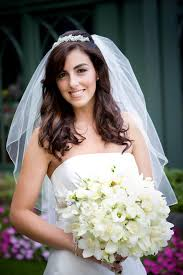
#> input picture download.jpg, 183 x 275 px
$ jupyter execute Week4.ipynb
#> lines starting #> are read from the running program, lines starting #| are printed output that depends on the picture; long printed decimals are rounded
[cell 1]
import numpy as np
import cv2
from matplotlib import pyplot as plt

[cell 2]
img = cv2.imread('download.jpg', 0)
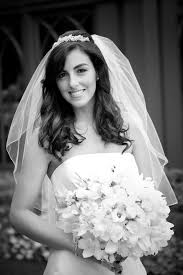
#> img: shape (275, 183); min 0, max 255, mean 117.8

[cell 3]
img_float32 = np.float32(img)

[cell 4]
dft = cv2.dft(img_float32, flags = cv2.DFT_COMPLEX_OUTPUT)
dft_shift = np.fft.fftshift(dft)

[cell 5]
dct = cv2.dct(img_float32)
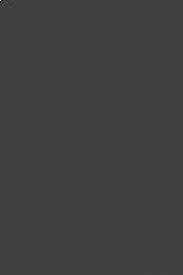
#> dct: shape (275, 183) float32; min -9047.9, max 26435.2, mean 0.1; drawn with min black and max white
# dct_shift = np.fft.fftshift(dct)

[cell 6]
magnitude_spectrum = 20 * np.log(cv2.magnitude(dft_shift[:,:,0],dft_shift[:,:,1]))
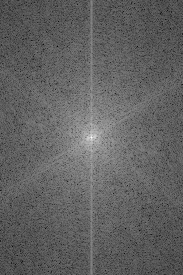
#> magnitude_spectrum: shape (275, 183) float32; min 52.78, max 311.9, mean 152.4; drawn with min black and max white
phase = np.arctan2(dft_shift[:,:,1],dft_shift[:,:,0])
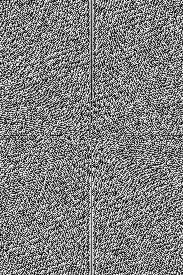
#> phase: shape (275, 183) float32; min -3.14, max 3.14, mean 0.00265; drawn with min black and max white

[cell 7]
dct_magnitude_spectrum = 20 * np.log(np.abs(dct))
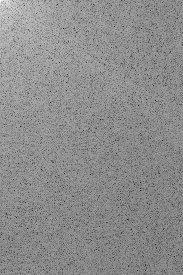
#> dct_magnitude_spectrum: shape (275, 183) float32; min -170, max 203.6, mean 36.9; drawn with min black and max white

[cell 8]
hist = cv2.calcHist([magnitude_spectrum], [0], None, [256], [0, 256])
#> hist = 256 values, max 1260 at index 151, min 0 at index 0, mean 196.5
hist = cv2.normalize(hist, hist)
#> hist = 256 values, max 0.2 at index 151, min 0 at index 0, mean 0.0312

[cell 9]
imfft = np.fft.fft2(img)
mags = np.abs(np.fft.fftshift(imfft))
visual = np.log(mags)
visual2 = (visual - visual.min()) / (visual.max() - visual.min())*255
plt.imshow(visual2.astype(np.uint8), cmap='gray')

[cell 10]
J = imfft.copy()
J[np.argwhere(np.abs(imfft)<255)] = 0
img_back = np.abs(np.fft.ifft2(J))
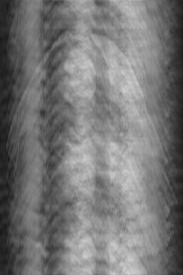
#> img_back: shape (275, 183) float64; min 21.32, max 207.3, mean 118.4
plt.imshow(img_back.astype(np.uint8), cmap='gray')
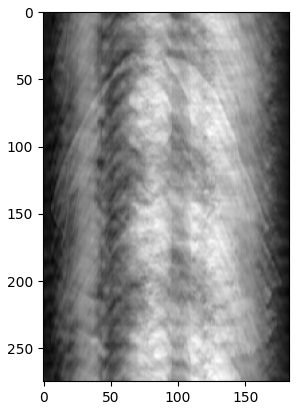
#> figure drawn by matplotlib, 1 panel

[cell 11]
dft_10 = dft.copy()
thresh_value_10 = np.percentile(cv2.magnitude(dft_10[:,:,0],dft_10[:,:,1]), 1)
#> thresh_value_10 = 195.4
print(thresh_value_10)
#| 195.412
print(cv2.magnitude(dft_10[:,:,0],dft_10[:,:,1]))
#> (printed output is left out)
print(np.argwhere(cv2.magnitude(dft_10[:,:,0],dft_10[:,:,1])<thresh_value_10))
#> (printed output is left out)
dft_10[np.argwhere(cv2.magnitude(dft_10[:,:,0],dft_10[:,:,1])<thresh_value_10)] = 0
img_10 = cv2.idft(dft_10)
img_10 = cv2.magnitude(img_10[:,:,0],img_10[:,:,1])
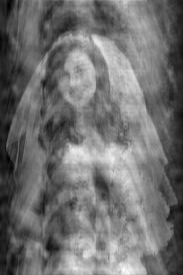
#> img_10: shape (275, 183) float32; min 146145.7, max 13295314, mean 5943535; drawn with min black and max white
plt.imshow(img_10, cmap='gray')

[cell 12]
dft_10 = dft.copy()
thresh_value_10 = np.percentile(np.abs(dft_10), 10)
#> thresh_value_10 = 196.1
dft_10[np.argwhere(np.abs(dft_10)<thresh_value_10)] = 0
dft_ishift_10 = np.fft.ifftshift(dft_10)
img_10 = cv2.idft(dft_ishift_10)
img_10 = cv2.magnitude(img_10[:,:,0], img_10[:,:,1])
#> img_10: shape (275, 183) float32; every value is 0

dft_55 = dft.copy()
thresh_value_55 = np.percentile(np.abs(dft_55), 55)
#> thresh_value_55 = 1282.5
dft_55[np.argwhere(np.abs(dft_55)<thresh_value_55)] = 0
dft_ishift_55 = np.fft.ifftshift(dft_55)
img_55 = cv2.idft(dft_ishift_55)
img_55 = cv2.magnitude(img_55[:,:,0], img_55[:,:,1])

dft_90 = dft.copy()
thresh_value_90 = np.percentile(np.abs(dft_90), 90)
#> thresh_value_90 = 4724
dft_90[np.argwhere(np.abs(dft_90)<thresh_value_90)] = 0
dft_ishift_90 = np.fft.ifftshift(dft_90)
img_90 = cv2.idft(dft_ishift_90)
img_90 = cv2.magnitude(img_90[:,:,0], img_90[:,:,1])

dft_99 = dft.copy()
thresh_value_99 = np.percentile(np.abs(dft_99), 99)
#> thresh_value_99 = 23477.5
dft_99[np.argwhere(np.abs(dft_99)<thresh_value_99)] = 0
dft_ishift_99 = np.fft.ifftshift(dft_99)
img_99 = cv2.idft(dft_ishift_99)
img_99 = cv2.magnitude(img_99[:,:,0], img_99[:,:,1])

[cell 13]
fig, (ax1, ax2, ax3) = plt.subplots(nrows=3, ncols=2, figsize=(20, 14))
ax1[0].set_axis_off()
ax1[0].imshow(img, cmap = 'gray')
ax1[1].grid()
ax1[1].set_title('Histogram of FFT Magnitude', fontsize=16, color="red")
ax1[1].plot(hist)
ax2[0].grid()
ax2[0].imshow(magnitude_spectrum, cmap = 'gray')
ax2[0].set_title('FFT Magnitude Spectrum', fontsize=16, color="red")
ax2[1].imshow(phase, cmap = 'gray')
ax2[1].grid()
ax2[1].set_title('FFT Phase Spectrum', fontsize=16, color="red")
ax3[0].grid()
ax3[0].imshow(dct_magnitude_spectrum, cmap = 'gray')
ax3[0].set_title('DCT Magnitude Spectrum', fontsize=16, color="red")
plt.show()
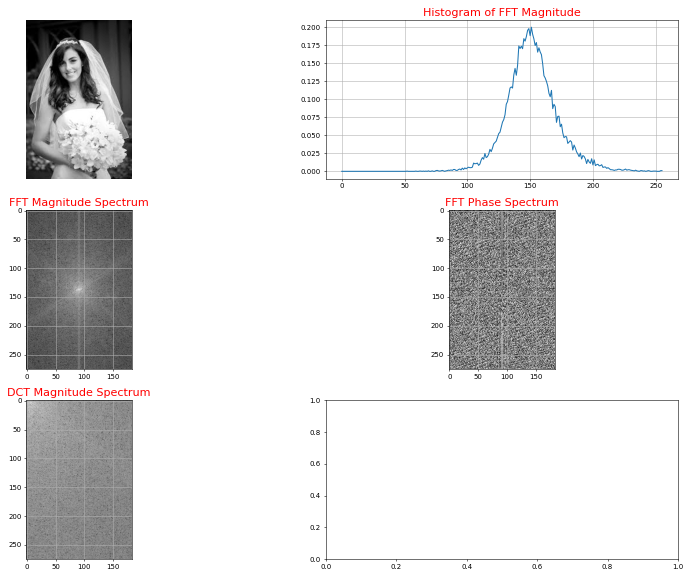
#> figure drawn by matplotlib, 5 panels; panel 2: curve peaks at x = 151, y = 0.2

[cell 14]
fig, (ax1, ax2, ax3) = plt.subplots(nrows=3, ncols=2, figsize=(20, 14))
ax1[0].set_axis_off()
ax1[0].imshow(img, cmap = 'gray')
ax1[1].grid()
ax1[1].set_title('Histogram of FFT Magnitude', fontsize=16, color="red")
ax1[1].plot(hist)
ax2[0].imshow(img_10, cmap = 'gray', origin="lower")
ax2[0].set_title('Image after IFFT [10%]', fontsize=16, color="red")
ax2[1].imshow(img_55, cmap = 'gray', origin="lower")
ax2[1].set_title('Image after IFFT [55%]', fontsize=16, color="red")
ax3[0].imshow(img_90, cmap = 'gray', origin="lower")
ax3[0].set_title('Image after IFFT [90%]', fontsize=16, color="red")
ax3[1].imshow(img_99, cmap = 'gray', origin="lower")
ax3[1].set_title('Image after IFFT [99%]', fontsize=16, color="red")
plt.show()
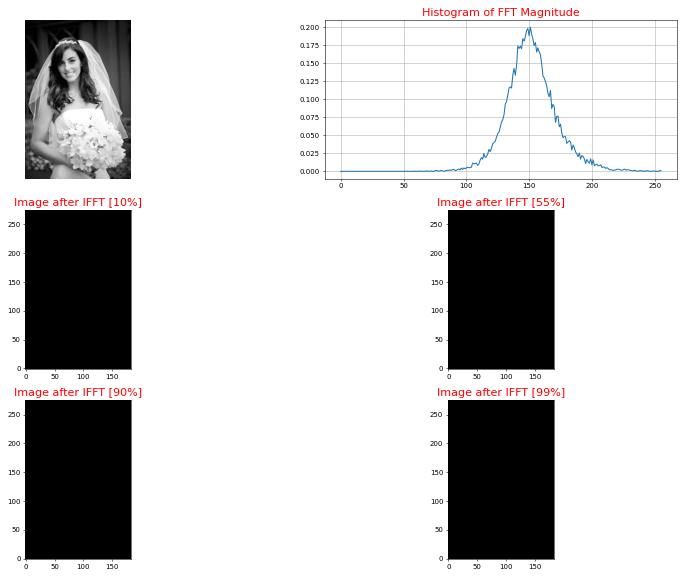
#> figure drawn by matplotlib, 6 panels; panel 2: curve peaks at x = 151, y = 0.2
